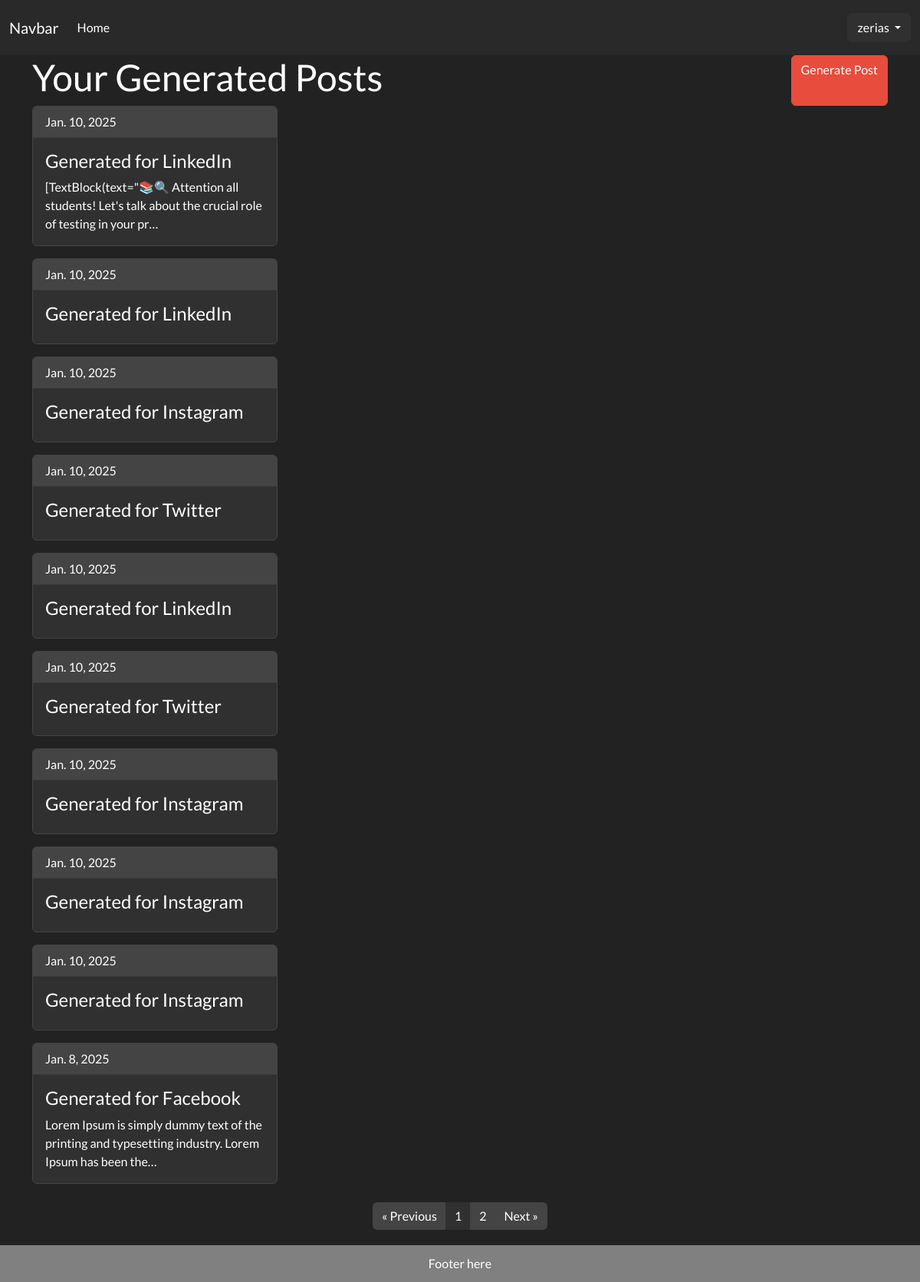
/generator/ (signed in), run on an earlier commit of the app's database.
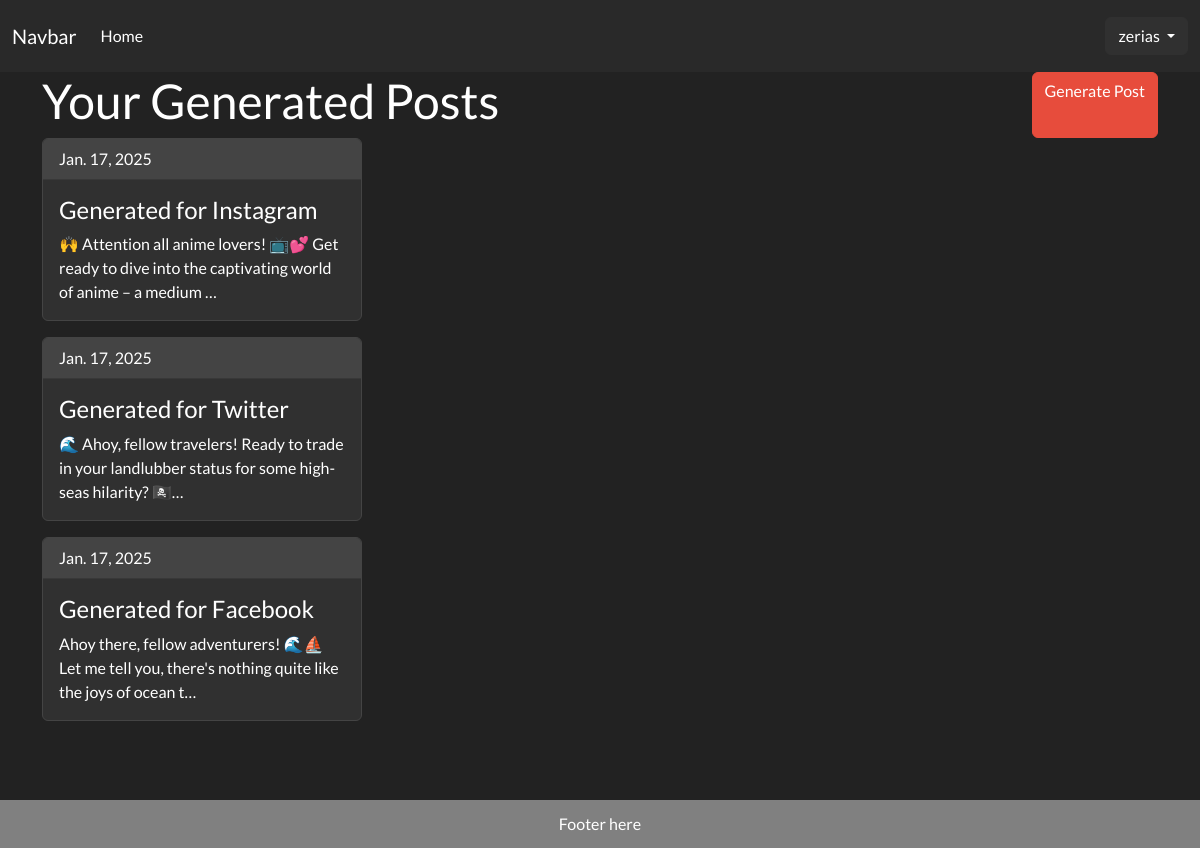
And on a later commit of the database.
### generator/models.py (models this page shows, shortened)
class GeneratedPost(models.Model):
    user = models.ForeignKey(User, on_delete=models.CASCADE)
    created_on = models.DateTimeField(auto_now_add=True)
    content = models.TextField()
    PLATFORM_CHOICES = [
        ('LI', 'LinkedIn'),
        ('TW', 'Twitter'),
        ('IG', 'Instagram'),
        ('FB', 'Facebook'),
    ]
    platform = models.CharField(max_length=2, choices=PLATFORM_CHOICES)
    VOICE_CHOICES = [
        ('PRO', 'Professional'),
        ('CAS', 'Casual'),
        ('HUM', 'Humorous'),
        ('EDU', 'Educational'),
        ('INS', 'Inspirational'),
    ]
    brand_voice = models.CharField(max_length=3, choices=VOICE_CHOICES)
    target_audience = models.TextField()
    content_topic = models.TextField()
    call_to_action = models.CharField(max_length=25, blank =True)
    key_points = models.TextField()
    LENGTH_CHOICES = [
        ('S', 'Short'),
        ('M', 'Medium'),
        ('L', 'Long'),
    ]
    post_length = models.CharField(max_length=1, choices=LENGTH_CHOICES)
    ai_response = models.JSONField(null=True, blank=True)
    class Meta:
        ordering = ['created_on']

### generator/views.py (the view)
# urls.py: path('', views.PostListView.as_view(), name='post-list'),
class PostListView(ListView):
    template_name = "generator/post_list.html"
    model = GeneratedPost
    context_object_name = "post_list"
    paginate_by = 10
    def get_queryset(self):
        return GeneratedPost.objects.filter(user=self.request.user).order_by('-created_on')

### templates/generator/post_list.html (shortened to what this page needs)
{% extends 'base.html' %}
{% load static %}
{% block css %}
    <link rel="stylesheet" href="{% static 'css/posts.css' %}">
{% endblock %}
{% block content %}
<div class="container">
    <div class="header">
        <h1>Your Generated Posts</h1>
        <a href="{% url "generator:post-create" %}" class="btn btn-danger">Generate Post</a>
    </div>
    {% for post in post_list %}
        <a href="{% url 'generator:post-detail' post.pk %}" class="text-decoration-none">
            <div class="card border-secondary mb-3" style="max-width: 20rem;">
                <div class="card-header">{{ post.created_on.date }}</div>
                <div class="card-body">
                    <h4 class="card-title">Generated for {{ post.get_platform_display }}</h4>
                    <p class="card-text">{{ post.content|truncatechars:100 }}</p>
                </div>
            </div>
        </a>
    {% endfor %}
    {% if is_paginated %}
<nav aria-label="Page navigation" class="mt-4">
    <ul class="pagination justify-content-center">
        {% if page_obj.has_previous %}
            <li class="page-item">
                <a class="page-link bg-secondary text-white border-secondary" href="?page={{ page_obj.previous_page_number }}">&laquo; Previous</a>
            </li>
        {% else %}
            <li class="page-item disabled">
                <span class="page-link bg-secondary text-white border-secondary">&laquo; Previous</span>
            </li>
        {% endif %}
        {% for num in page_obj.paginator.page_range %}
            {% if page_obj.number == num %}
                <li class="page-item">
                    <span class="page-link bg-dark text-white border-dark">{{ num }}</span>
                </li>
            {% else %}
                <li class="page-item">
                    <a class="page-link bg-secondary text-white border-secondary" href="?page={{ num }}">{{ num }}</a>
                </li>
            {% endif %}
        {% endfor %}
        {% if page_obj.has_next %}
            <li class="page-item">
                <a class="page-link bg-secondary text-white border-secondary" href="?page={{ page_obj.next_page_number }}">Next &raquo;</a>
            </li>
        {% else %}
            <li class="page-item disabled">
                <span class="page-link bg-secondary text-white border-secondary">Next &raquo;</span>
            </li>
        {% endif %}
    </ul>
</nav>
{% endif %}
</div>
{% endblock %}

### templates/base.html (shortened to what this page needs)
{% load static %}
<!doctype html>
<html lang="en">
<head>
    <link rel="stylesheet" href="https://cdn.jsdelivr.net/npm/bootstrap@5.3.3/dist/css/bootstrap.min.css">
    <link rel="stylesheet" href="https://cdnjs.cloudflare.com/ajax/libs/font-awesome/6.7.1/css/all.min.css">
    <link rel="stylesheet" href="https://bootswatch.com/5/darkly/bootstrap.min.css">
    <link rel="stylesheet" href="{% static "css/base.css" %}">
    {% block css %} {% endblock %}
</head>
<body>
    {% include "navbar.html" %}
    <main class="container-fluid">
        {% block content %}
        {% endblock %}
    </main>
    <footer>
        Footer here
    </footer>
</body>
</html>

### templates/navbar.html (shortened to what this page needs)
<nav class="navbar navbar-expand-lg bg-body-tertiary" data-bs-theme="dark">
    <div class="container-fluid">
      <a class="navbar-brand" href="{% url 'home' %}">Navbar</a>
      <div class="collapse navbar-collapse" id="navbarSupportedContent">
        <ul class="navbar-nav me-auto mb-2 mb-lg-0">
          <li class="nav-item">
            <a class="nav-link active" aria-current="page" href="{% url 'generator:post-list' %}">Home</a>
          </li>
        </ul>
        <div class="d-flex">
            {% if user.is_authenticated %}
                <div class="nav-item dropdown">
              <button class="btn btn-dark dropdown-toggle" href="#" role="button" data-bs-toggle="dropdown" aria-expanded="false">
                {{ user.username }}
              </button>
            </div>
            {% else %}
                <a class="btn btn-outline-light" href="{% url 'login' %}">Login</a>
            {% endif %}
        </div>
      </div>
    </div>
  </nav>

### static/css/base.css (style rules this page uses)
html, body { padding: 0; margin: 0; min-height: 100vh; }
main { min-height: calc(100vh - 72px); }
footer { background-color: grey; color: white; padding: 12px 0 12px 0; text-align: center; }

### static/css/posts.css (style rules this page uses)
.container { margin-bottom: 20px; }
.card { transition: transform 0.2s ease; }
.header { display: flex; flex-direction: row; justify-content: space-between; }
.header a { text-align: center; }

What changed in the data, as far as the page shows it:
removed GeneratedPost: created_on "Jan. 10, 2025", platform "LinkedIn", content "[TextBlock(text=\"📚🔍 Attention all students! Let's talk about the crucial role of testing in your pr…"
removed GeneratedPost: created_on "Jan. 10, 2025", platform "LinkedIn"
removed GeneratedPost: created_on "Jan. 10, 2025", platform "Instagram"
removed GeneratedPost: created_on "Jan. 10, 2025", platform "Twitter"
removed GeneratedPost: created_on "Jan. 10, 2025", platform "LinkedIn"
removed GeneratedPost: created_on "Jan. 10, 2025", platform "Twitter"
removed GeneratedPost: created_on "Jan. 10, 2025", platform "Instagram"
removed GeneratedPost: created_on "Jan. 10, 2025", platform "Instagram"
removed GeneratedPost: created_on "Jan. 10, 2025", platform "Instagram"
removed GeneratedPost: created_on "Jan. 8, 2025", platform "Facebook", content "Lorem Ipsum is simply dummy text of the printing and typesetting industry. Lorem Ipsum has been the…"
added GeneratedPost: created_on "Jan. 17, 2025", platform "Instagram", content "🙌 Attention all anime lovers! 📺💕 Get ready to dive into the captivating world of anime – a medium …"
added GeneratedPost: created_on "Jan. 17, 2025", platform "Twitter", content "🌊 Ahoy, fellow travelers! Ready to trade in your landlubber status for some high-seas hilarity? 🏴‍☠…"
added GeneratedPost: created_on "Jan. 17, 2025", platform "Facebook", content "Ahoy there, fellow adventurers! 🌊⛵️ Let me tell you, there's nothing quite like the joys of ocean t…"
Also different on the page:
text no longer shown: "« Previous Next »"
list line gone: "1"
list line gone: "2"
